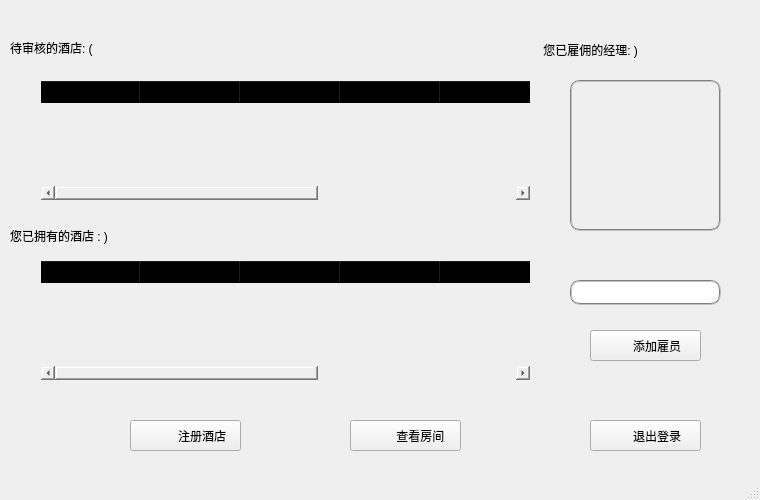
<?xml version="1.0" encoding="UTF-8"?>
<ui version="4.0">
 <class>MainWindow</class>
 <widget class="QMainWindow" name="MainWindow">
  <property name="geometry">
   <rect>
    <x>0</x>
    <y>0</y>
    <width>760</width>
    <height>500</height>
   </rect>
  </property>
  <property name="sizePolicy">
   <sizepolicy hsizetype="Fixed" vsizetype="Fixed">
    <horstretch>0</horstretch>
    <verstretch>0</verstretch>
   </sizepolicy>
  </property>
  <property name="minimumSize">
   <size>
    <width>760</width>
    <height>500</height>
   </size>
  </property>
  <property name="maximumSize">
   <size>
    <width>760</width>
    <height>500</height>
   </size>
  </property>
  <property name="windowTitle">
   <string>Nest</string>
  </property>
  <widget class="QWidget" name="centralWidget">
   <widget class="QPushButton" name="pushButton_5">
    <property name="geometry">
     <rect>
      <x>590</x>
      <y>420</y>
      <width>111</width>
      <height>31</height>
     </rect>
    </property>
    <property name="styleSheet">
     <string notr="true">QPushButton
{
border-image: url(:/images/button1.png);
font: 12pt &quot;华文楷体&quot;;
color:rgb(0, 0, 0)
}
QPushButton:hover
{
border-image: url(:/images/button1.png);
font: 12pt  &quot;华文楷体&quot;;
color:rgb(102, 102, 102)
}
QPushButton:pressed
{
border-image: url(:/images/button1.png);
font: 12pt  &quot;华文楷体&quot;;
color:rgb(180, 180, 180)
}
</string>
    </property>
    <property name="text">
     <string>       退出登录</string>
    </property>
   </widget>
   <widget class="QPushButton" name="pushButton">
    <property name="geometry">
     <rect>
      <x>130</x>
      <y>420</y>
      <width>111</width>
      <height>31</height>
     </rect>
    </property>
    <property name="styleSheet">
     <string notr="true">QPushButton
{
border-image: url(:/images/hotel1.png);
font: 12pt &quot;华文楷体&quot;;
color:rgb(0, 0, 0)
}
QPushButton:hover
{
border-image: url(:/images/hotel1.png);
font: 12pt  &quot;华文楷体&quot;;
color:rgb(102, 102, 102)
}
QPushButton:pressed
{
border-image: url(:/images/hotel1.png);
font: 12pt  &quot;华文楷体&quot;;
color:rgb(180, 180, 180)
}
</string>
    </property>
    <property name="text">
     <string>          注册酒店</string>
    </property>
   </widget>
   <widget class="QLabel" name="label">
    <property name="geometry">
     <rect>
      <x>10</x>
      <y>220</y>
      <width>141</width>
      <height>31</height>
     </rect>
    </property>
    <property name="styleSheet">
     <string notr="true">font: 12pt &quot;华文楷体&quot;;
</string>
    </property>
    <property name="text">
     <string>您已拥有的酒店 : )</string>
    </property>
   </widget>
   <widget class="QPushButton" name="pushButton_2">
    <property name="geometry">
     <rect>
      <x>590</x>
      <y>330</y>
      <width>111</width>
      <height>31</height>
     </rect>
    </property>
    <property name="styleSheet">
     <string notr="true">QPushButton
{
border-image: url(:/images/people1.png);
font: 12pt &quot;华文楷体&quot;;
color:rgb(0, 0, 0)
}
QPushButton:hover
{
border-image: url(:/images/people1.png);
font: 12pt  &quot;华文楷体&quot;;
color:rgb(102, 102, 102)
}
QPushButton:pressed
{
border-image: url(:/images/people1.png);
font: 12pt  &quot;华文楷体&quot;;
color:rgb(180, 180, 180)
}
</string>
    </property>
    <property name="text">
     <string>       添加雇员</string>
    </property>
   </widget>
   <widget class="QTableWidget" name="HotelPass">
    <property name="geometry">
     <rect>
      <x>40</x>
      <y>260</y>
      <width>491</width>
      <height>121</height>
     </rect>
    </property>
    <property name="styleSheet">
     <string notr="true">font: 11pt &quot;华文楷体&quot;;
background-color:rgba(0,0,0,0);</string>
    </property>
    <property name="editTriggers">
     <set>QAbstractItemView::NoEditTriggers</set>
    </property>
    <property name="selectionBehavior">
     <enum>QAbstractItemView::SelectRows</enum>
    </property>
    <column>
     <property name="text">
      <string>经营许可证</string>
     </property>
     <property name="background">
      <color alpha="100">
       <red>255</red>
       <green>255</green>
       <blue>255</blue>
      </color>
     </property>
    </column>
    <column>
     <property name="text">
      <string>酒店名字</string>
     </property>
    </column>
    <column>
     <property name="text">
      <string>酒店地址</string>
     </property>
    </column>
    <column>
     <property name="text">
      <string>酒店特色</string>
     </property>
    </column>
    <column>
     <property name="text">
      <string>酒店星级</string>
     </property>
    </column>
    <column>
     <property name="text">
      <string>拥有者</string>
     </property>
    </column>
    <column>
     <property name="text">
      <string>状态</string>
     </property>
    </column>
   </widget>
   <widget class="QPushButton" name="pushButton_3">
    <property name="geometry">
     <rect>
      <x>350</x>
      <y>420</y>
      <width>111</width>
      <height>31</height>
     </rect>
    </property>
    <property name="styleSheet">
     <string notr="true">QPushButton
{
border-image: url(:/images/room1.png);
font: 12pt &quot;华文楷体&quot;;
color:rgb(0, 0, 0)
}
QPushButton:hover
{
border-image: url(:/images/room1.png);
font: 12pt  &quot;华文楷体&quot;;
color:rgb(102, 102, 102)
}
QPushButton:pressed
{
border-image: url(:/images/room1.png);
font: 12pt  &quot;华文楷体&quot;;
color:rgb(180, 180, 180)
}
</string>
    </property>
    <property name="text">
     <string>         查看房间</string>
    </property>
   </widget>
   <widget class="QLabel" name="label_2">
    <property name="geometry">
     <rect>
      <x>10</x>
      <y>40</y>
      <width>111</width>
      <height>16</height>
     </rect>
    </property>
    <property name="styleSheet">
     <string notr="true">font: 12pt &quot;华文楷体&quot;;
</string>
    </property>
    <property name="text">
     <string>待审核的酒店: (</string>
    </property>
   </widget>
   <widget class="QTableWidget" name="HotelUnPass">
    <property name="geometry">
     <rect>
      <x>40</x>
      <y>80</y>
      <width>491</width>
      <height>121</height>
     </rect>
    </property>
    <property name="styleSheet">
     <string notr="true">font: 11pt &quot;华文楷体&quot;;
background-color:rgba(0,0,0,0);</string>
    </property>
    <property name="frameShape">
     <enum>QFrame::StyledPanel</enum>
    </property>
    <property name="editTriggers">
     <set>QAbstractItemView::NoEditTriggers</set>
    </property>
    <property name="selectionBehavior">
     <enum>QAbstractItemView::SelectRows</enum>
    </property>
    <column>
     <property name="text">
      <string>经营许可证</string>
     </property>
     <property name="textAlignment">
      <set>AlignCenter</set>
     </property>
     <property name="background">
      <color alpha="0">
       <red>0</red>
       <green>0</green>
       <blue>0</blue>
      </color>
     </property>
    </column>
    <column>
     <property name="text">
      <string>酒店名字</string>
     </property>
     <property name="textAlignment">
      <set>AlignCenter</set>
     </property>
     <property name="background">
      <color alpha="0">
       <red>0</red>
       <green>0</green>
       <blue>0</blue>
      </color>
     </property>
    </column>
    <column>
     <property name="text">
      <string>酒店地址</string>
     </property>
     <property name="textAlignment">
      <set>AlignCenter</set>
     </property>
    </column>
    <column>
     <property name="text">
      <string>酒店特色</string>
     </property>
     <property name="textAlignment">
      <set>AlignCenter</set>
     </property>
    </column>
    <column>
     <property name="text">
      <string>酒店星级</string>
     </property>
     <property name="textAlignment">
      <set>AlignCenter</set>
     </property>
    </column>
    <column>
     <property name="text">
      <string>拥有者</string>
     </property>
     <property name="textAlignment">
      <set>AlignCenter</set>
     </property>
    </column>
    <column>
     <property name="text">
      <string>状态</string>
     </property>
     <property name="textAlignment">
      <set>AlignCenter</set>
     </property>
    </column>
   </widget>
   <widget class="QLineEdit" name="newManager">
    <property name="geometry">
     <rect>
      <x>570</x>
      <y>280</y>
      <width>151</width>
      <height>25</height>
     </rect>
    </property>
    <property name="styleSheet">
     <string notr="true">font: italic 12pt &quot;Calibri&quot;;
border:2px groove gray;border-radius:10px;padding:2px 4px</string>
    </property>
   </widget>
   <widget class="QListWidget" name="seeManager">
    <property name="geometry">
     <rect>
      <x>570</x>
      <y>80</y>
      <width>151</width>
      <height>151</height>
     </rect>
    </property>
    <property name="styleSheet">
     <string notr="true">font: italic 14pt &quot;Calibri&quot;;
border:2px groove gray;border-radius:10px;padding:2px 4px;
background-color:rgba(0,0,0,0);</string>
    </property>
   </widget>
   <widget class="QLabel" name="label_3">
    <property name="geometry">
     <rect>
      <x>540</x>
      <y>40</y>
      <width>131</width>
      <height>20</height>
     </rect>
    </property>
    <property name="styleSheet">
     <string notr="true">font: 12pt &quot;华文楷体&quot;;
</string>
    </property>
    <property name="text">
     <string> 您已雇佣的经理: )</string>
    </property>
   </widget>
  </widget>
  <widget class="QStatusBar" name="statusBar"/>
  <action name="action_New">
   <property name="icon">
    <iconset>
     <normaloff>:/myimages/view.jpg.png</normaloff>:/myimages/view.jpg.png</iconset>
   </property>
   <property name="text">
    <string>新建(&amp;N)</string>
   </property>
   <property name="statusTip">
    <string>新建文件</string>
   </property>
   <property name="shortcut">
    <string>Ctrl+N</string>
   </property>
  </action>
  <action name="action_Open">
   <property name="text">
    <string>打开(&amp;O)</string>
   </property>
   <property name="toolTip">
    <string>打开(O)</string>
   </property>
   <property name="shortcut">
    <string>Ctrl+O</string>
   </property>
  </action>
  <action name="action_Close">
   <property name="text">
    <string>关闭(&amp;C)</string>
   </property>
   <property name="toolTip">
    <string>关闭(C)</string>
   </property>
   <property name="shortcut">
    <string>Ctrl+C</string>
   </property>
  </action>
 </widget>
 <layoutdefault spacing="6" margin="11"/>
 <resources/>
 <connections/>
</ui>
